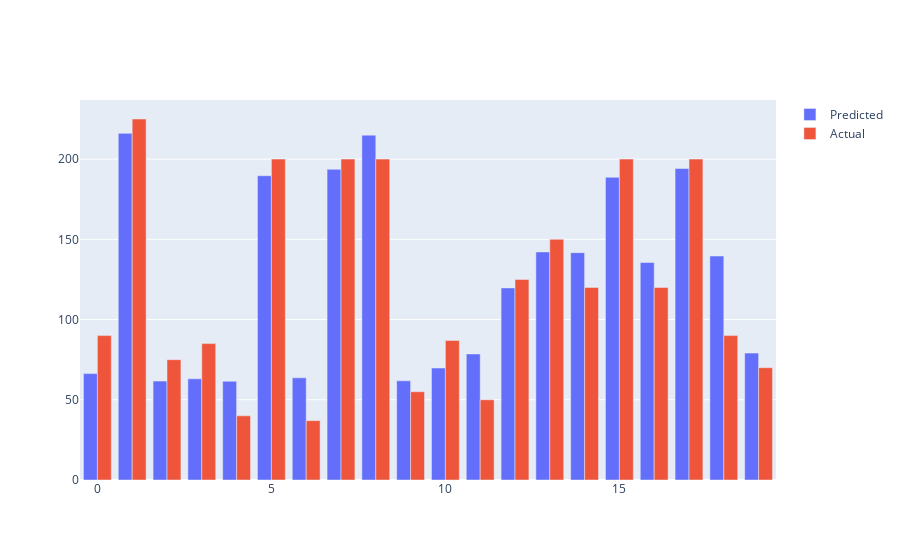

Notebook code for this chart:
### Code cell
import plotly as plotly 
import plotly.express as px
import plotly.graph_objects as go
from plotly.offline import init_notebook_mode, iplot, plot
init_notebook_mode(connected=True)

title=['Predicted vs Actual']
fig = go.Figure(data=[
    go.Bar(name='Predicted', x=error_cars.index, y=error_cars['Predicted Values']),
    go.Bar(name='Actual', x=error_cars.index, y=error_cars['Actual Values'])
])

fig.update_layout(barmode='group')
fig.show()

### Figure 1 — Plotly figure (JSON) as saved in the notebook; plotly's stock layout.template omitted (floating-point values rounded to 4 significant figures)
{"data": [{"name": "Predicted", "type": "bar", "x": [0, 1, 2, 3, 4, 5, 6, 7, 8, 9, 10, 11, 12, 13, 14, 15, 16, 17, 18, 19], "y": [66.3, 216.0, 61.65, 63.08, 61.55, 189.6, 63.67, 193.6, 214.9, 61.83, 69.79, 78.57, 119.7, 142.2, 141.7, 188.7, 135.5, 194.1, 139.6, 79.08]}, {"name": "Actual", "type": "bar", "x": [0, 1, 2, 3, 4, 5, 6, 7, 8, 9, 10, 11, 12, 13, 14, 15, 16, 17, 18, 19], "y": [90, 225, 75, 85, 40, 200, 37, 200, 200, 55, 87, 50, 125, 150, 120, 200, 120, 200, 90, 70]}], "layout": {"barmode": "group"}}
